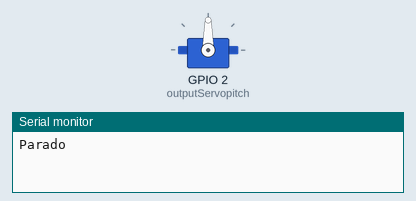
Recording of a sketch running on a simulated ESP32. Parts: servo, the last lines printed to the serial monitor.

Above: at 0.05 s.
At 4.0 s:
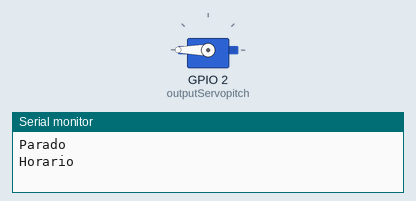
At 8.0 s:
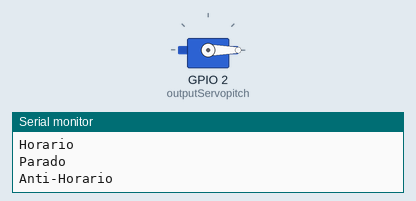
Timing chart, 0 to 10.4 s (numbered marks = the images above):
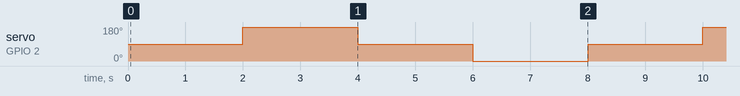

Measured:
- by itself, servo on GPIO 2 (outputServopitch): repeats every 8.0 s: 90° 2.0 s, 0° 2.0 s, 90° 2.0 s, 180° 2.0 s

The sketch:

codigo_testes.ino
```cpp
#include <ESP32Servo.h>

Servo servoPitch;

#define outputServopitch 2

void setup() {
  Serial.begin(115200);
  servoPitch.attach(outputServopitch, 500, 2500);
}

void loop() {
  servoPitch.writeMicroseconds(1500);
  Serial.println("Parado");
  delay(2000);
  servoPitch.writeMicroseconds(2500);
  Serial.println("Horario");
  delay(2000);
  servoPitch.writeMicroseconds(1500);
  Serial.println("Parado");
  delay(2000);
  servoPitch.writeMicroseconds(500);
  Serial.println("Anti-Horario");
  delay(2000);
}
```
